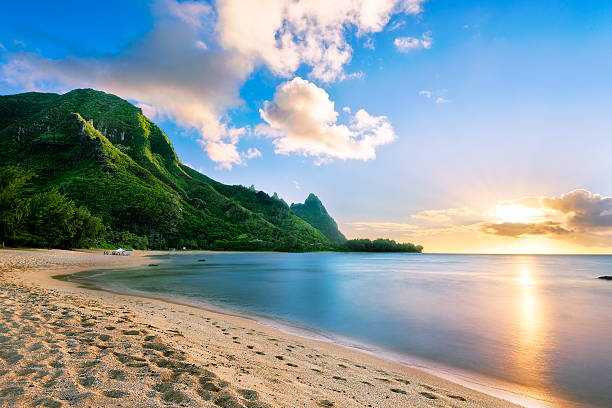
#> input picture hawaii_bg.png, 612 x 408 px
$ python opencvGreenscreen.py
#> lines starting #> are read from the running program, lines starting #| are printed output that depends on the picture
import cv2
import numpy as np

video = cv2.VideoCapture(0 + cv2.CAP_DSHOW)
bg = cv2.imread("hawaii_bg.png")
#> bg is the input picture: shape (408, 612, 3); mean B, G, R 158.6, 154.7, 140.3

while True:
    res, frame = video.read()
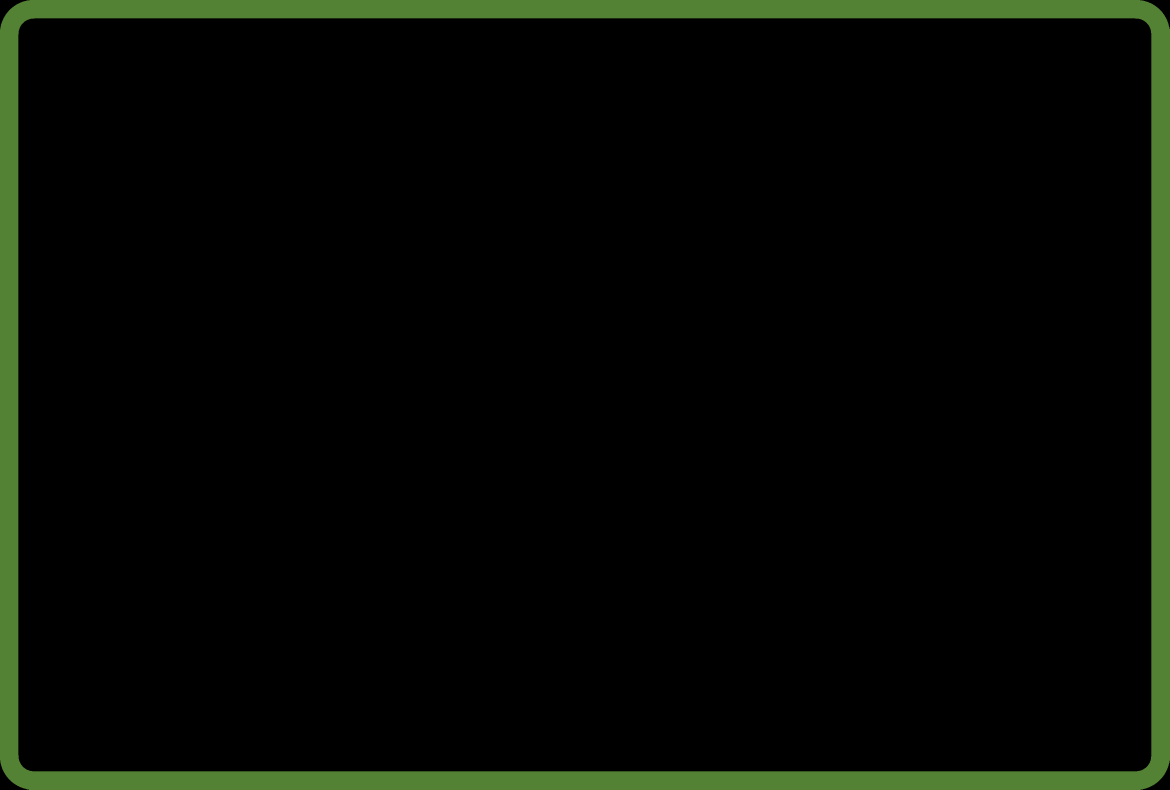
#> input picture Picture1.png, 3509 x 2369 px, given in place of the camera (shown at 1/3 size)
#> frame is the input picture: shape (2369, 3509, 3); mean B, G, R 4, 9.8, 6.3
    # frame = cv2.rotate(frame, cv2.ROTATE_180)
    frame = cv2.flip(frame, 1)

    frame = cv2.resize(frame, (640,480))
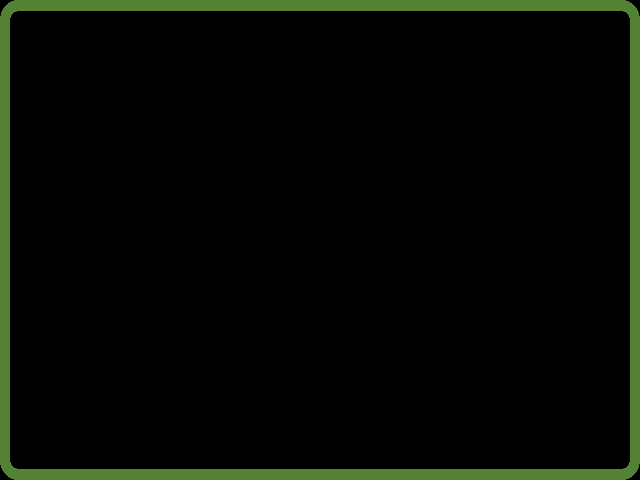
#> frame: shape (480, 640, 3); mean B, G, R 4, 9.7, 6.3
    bg = cv2.resize(bg, (640,480))
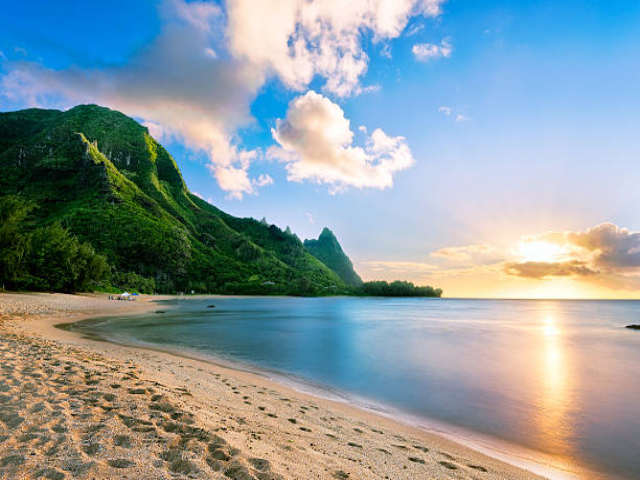
#> bg: shape (480, 640, 3); mean B, G, R 158.4, 154.6, 140.2

    hsv  = cv2.cvtColor(frame, cv2.COLOR_BGR2HSV)
#> hsv: shape (480, 640, 3); mean H, S, V 3.6, 11.3, 9.7
    u_green = np.array([194, 194, 196])
    l_green = np.array([109, 110, 114])
    mask = cv2.inRange(frame,l_green,u_green)
#> mask: shape (480, 640); every value is 0
    res = cv2.bitwise_and(frame,frame, mask=mask)
#> res: shape (480, 640, 3); every value is 0

    f = frame - res
    f = np.where(f==0, bg, f)
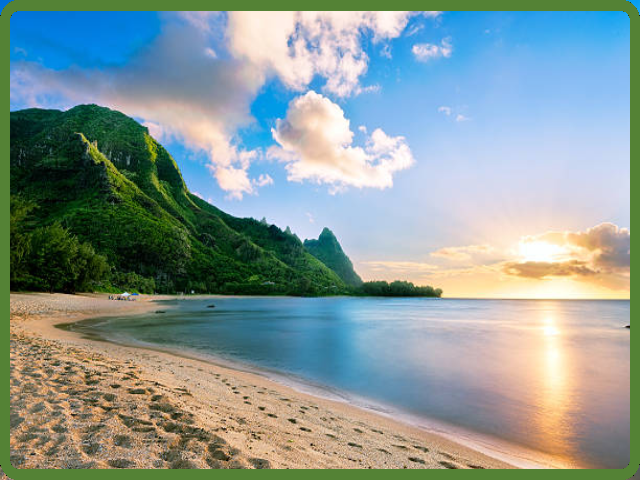
#> f: shape (480, 640, 3); mean B, G, R 150.6, 153.3, 136.8

    # cv2.imshow('video', frame)
    cv2.imshow('mask', f)

    pressedKey = cv2.waitKey(1) & 0xFF
#> (key Esc is pressed here)
    if pressedKey == 27:
        break
